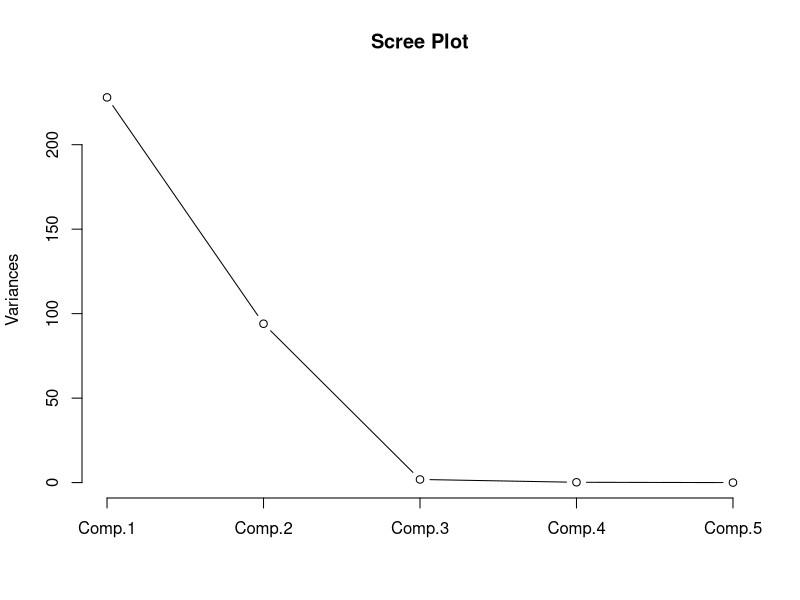

This chart was generated by the following R code:
## ---- chunk 1
# Input the data into R
#Battery <- read.csv("./Machine_Learning/data/BatteryFailureData.csv", header=TRUE)#Internative
Battery <- read.csv("../data/BatteryFailureData.csv", header=TRUE)#Use when knitting
Battery <- Battery[1:20,]
Battery$X <- NULL
# View the data
print(Battery)
## ---- chunk 2
#Perform the regression
reg <- lm( log(CyclestoFailure) ~  ChargeRate + DischargeRate + DepthofDischarge + Temperature + EndofChargeVolt, data=Battery)
#View the summary
summary(reg)
## ---- chunk 3
# Confidence intervals for the model parameters
confint(reg, level=0.95)
 # Predicted values for each observation
fitted(reg)
# See the residuals for each observation
residuals(reg)
# See the ANOVA table
anova(reg)
# covariance matrix for model parameters 
vcov(reg) 
## ---- chunk 4
#Find the Principal Components of the independent variables

# Create a data frame with only the five independent variables
Independent <- data.frame(Battery[1:5])

# Perform the Principal Component Analysis
PCAbatteries <- princomp(Independent)

# View the summary
summary(PCAbatteries)
## ---- chunk 5
#  See the Scree Plot
plot(PCAbatteries,type="lines", main="Scree Plot")
## ---- chunk 6
# View the evaluated principal components for each observation
PCAbatteries$scores

# View the specific loadings for each observation
loadings(PCAbatteries)
## ---- chunk 7
# Create the new dataset of the principal components evaluated at each observation.
PrincipalComponents <- data.frame(PCAbatteries$scores)
New <- data.frame(PrincipalComponents[1:2],Battery[6])

# View the new dataset to make sure it was created in the way we intended
print(New)
## ---- chunk 8
# Perform the regression
reg2 <- lm( log(CyclestoFailure) ~  Comp.1 + Comp.2, data=New)

# View the summary of the regression
summary(reg2)
## ---- chunk 9
# Perform the regression
reg3 <- lm(log(CyclestoFailure) ~ Comp.1, data=New)
#  View the summary
summary(reg3)
## ---- chunk 10
anova(reg2, reg3)
